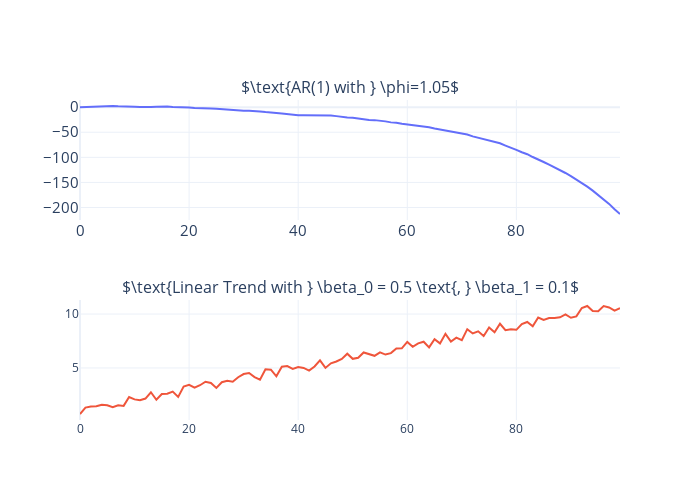

Write notebook code for a chart like this one.
### Code cell
fig = make_subplots(
    rows=2, cols=1, 
    subplot_titles=(
        r'$\text{AR(1) with } \phi=1.05$', 
        r'$\text{Linear Trend with } \beta_0 = 0.5 \text{, } \beta_1 = 0.1$'
    )
)

fig.append_trace(
    go.Scatter(
        x=np.arange(length),
        y=ar_series,
    ),
    row=1,
    col=1,
)

fig.append_trace(
    go.Scatter(
        x=np.arange(length),
        y=y_trend,
    ),
    row=2,
    col=1,
)

fig.update_layout(
    height=500,
    width=700,
    showlegend=False,
    yaxis=dict(
        titlefont=dict(size=15),
        tickfont=dict(size=15),
    ),
    xaxis=dict(
        titlefont=dict(size=15),
        tickfont=dict(size=15),
    ),
)
fig.write_image("imgs/chapter_6/deterministic_series_phi.png")
fig.show()

### Figure 1 — Plotly figure (JSON) as saved in the notebook; plotly's stock layout.template omitted (floating-point values rounded to 4 significant figures)
{"data": [{"type": "scatter", "x": [0, 1, 2, 3, 4, 5, 6, 7, 8, 9, 10, 11, 12, 13, 14, 15, 16, 17, 18, 19, 20, 21, 22, 23, 24, 25, 26, 27, 28, 29, 30, 31, 32, 33, 34, 35, 36, 37, 38, 39, 40, 41, 42, 43, 44, 45, 46, 47, 48, 49, 50, 51, 52, 53, 54, 55, 56, 57, 58, 59, 60, 61, 62, 63, 64, 65, 66, 67, 68, 69, 70, 71, 72, 73, 74, 75, 76, 77, 78, 79, 80, 81, 82, 83, 84, 85, 86, 87, 88, 89, 90, 91, 92, 93, 94, 95, 96, 97, 98, 99], "xaxis": "x", "y": [-0.3202, 0.1039, 1.022, 0.1836, 0.7798, 1.576, 2.259, 1.531, 1.649, 0.8521, 0.8005, 0.08233, -0.3081, 0.3241, 0.7768, 1.451, 1.265, 0.444, 0.2937, -0.5056, -0.9522, -1.964, -2.71, -3.132, -2.875, -3.401, -4.358, -4.686, -5.815, -6.22, -7.332, -7.039, -7.492, -8.612, -9.862, -10.35, -11.69, -12.89, -14.36, -14.91, -16.1, -16.01, -16.04, -16.09, -15.99, -16.19, -16.49, -17.94, -19.62, -20.56, -20.93, -22.71, -23.35, -25.45, -25.9, -26.46, -28.39, -30.37, -30.99, -33.31, -34.47, -35.49, -37.19, -39.19, -40.21, -42.63, -44.53, -46.2, -49.22, -51.06, -52.75, -54.51, -58.21, -60.94, -63.7, -66.47, -69.37, -72.05, -76.55, -80.43, -85.26, -89.92, -93.79, -99.43, -105.1, -109.4, -114.7, -119.7, -125.4, -131.2, -137.5, -144.4, -150.6, -158.4, -166.4, -174.8, -184.1, -192.8, -203.4, -212.9], "yaxis": "y"}, {"type": "scatter", "x": [0, 1, 2, 3, 4, 5, 6, 7, 8, 9, 10, 11, 12, 13, 14, 15, 16, 17, 18, 19, 20, 21, 22, 23, 24, 25, 26, 27, 28, 29, 30, 31, 32, 33, 34, 35, 36, 37, 38, 39, 40, 41, 42, 43, 44, 45, 46, 47, 48, 49, 50, 51, 52, 53, 54, 55, 56, 57, 58, 59, 60, 61, 62, 63, 64, 65, 66, 67, 68, 69, 70, 71, 72, 73, 74, 75, 76, 77, 78, 79, 80, 81, 82, 83, 84, 85, 86, 87, 88, 89, 90, 91, 92, 93, 94, 95, 96, 97, 98, 99], "xaxis": "x2", "y": [0.7293, 1.322, 1.42, 1.441, 1.594, 1.543, 1.352, 1.546, 1.482, 2.308, 2.083, 2.001, 2.162, 2.747, 2.053, 2.586, 2.606, 2.811, 2.318, 3.272, 3.432, 3.165, 3.397, 3.722, 3.607, 3.153, 3.676, 3.807, 3.724, 4.136, 4.434, 4.526, 4.151, 3.913, 4.885, 4.839, 4.225, 5.121, 5.17, 4.919, 5.091, 4.999, 4.755, 5.135, 5.703, 5.005, 5.433, 5.598, 5.837, 6.32, 5.846, 5.947, 6.438, 6.252, 6.125, 6.452, 6.241, 6.376, 6.798, 6.819, 7.415, 6.962, 7.281, 7.432, 6.913, 7.664, 7.278, 8.161, 7.449, 7.815, 7.585, 8.597, 8.202, 8.395, 7.967, 8.75, 8.31, 9.098, 8.505, 8.591, 8.537, 9.072, 9.265, 8.866, 9.676, 9.453, 9.624, 9.641, 9.701, 9.96, 9.655, 9.782, 10.56, 10.75, 10.27, 10.27, 10.74, 10.61, 10.33, 10.56], "yaxis": "y2"}], "layout": {"annotations": [{"font": {"size": 16}, "showarrow": false, "text": "$\\text{AR(1) with } \\phi=1.05$", "x": 0.5, "xanchor": "center", "xref": "paper", "y": 1, "yanchor": "bottom", "yref": "paper"}, {"font": {"size": 16}, "showarrow": false, "text": "$\\text{Linear Trend with } \\beta_0 = 0.5 \\text{, } \\beta_1 = 0.1$", "x": 0.5, "xanchor": "center", "xref": "paper", "y": 0.375, "yanchor": "bottom", "yref": "paper"}], "height": 500, "showlegend": false, "width": 700, "xaxis": {"anchor": "y", "domain": [0, 1], "tickfont": {"size": 15}, "title": {"font": {"size": 15}}}, "xaxis2": {"anchor": "y2", "domain": [0, 1]}, "yaxis": {"anchor": "x", "domain": [0.625, 1], "tickfont": {"size": 15}, "title": {"font": {"size": 15}}}, "yaxis2": {"anchor": "x2", "domain": [0, 0.375]}}}
